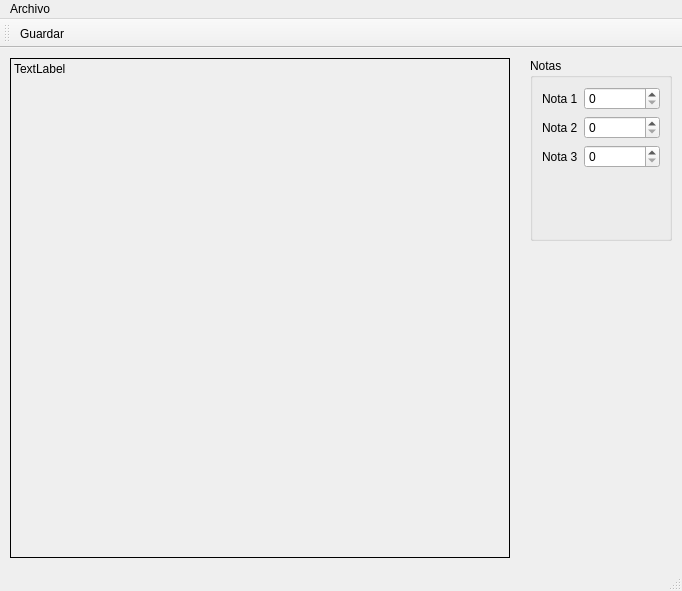
<?xml version="1.0" encoding="UTF-8"?>
<ui version="4.0">
 <class>Principal</class>
 <widget class="QMainWindow" name="Principal">
  <property name="geometry">
   <rect>
    <x>0</x>
    <y>0</y>
    <width>682</width>
    <height>591</height>
   </rect>
  </property>
  <property name="windowTitle">
   <string>Principal</string>
  </property>
  <widget class="QWidget" name="centralwidget">
   <widget class="QLabel" name="outCuadro">
    <property name="geometry">
     <rect>
      <x>10</x>
      <y>10</y>
      <width>500</width>
      <height>500</height>
     </rect>
    </property>
    <property name="minimumSize">
     <size>
      <width>500</width>
      <height>500</height>
     </size>
    </property>
    <property name="frameShape">
     <enum>QFrame::Box</enum>
    </property>
    <property name="text">
     <string>TextLabel</string>
    </property>
    <property name="alignment">
     <set>Qt::AlignLeading|Qt::AlignLeft|Qt::AlignTop</set>
    </property>
   </widget>
   <widget class="QWidget" name="widget" native="true">
    <property name="geometry">
     <rect>
      <x>530</x>
      <y>10</y>
      <width>142</width>
      <height>183</height>
     </rect>
    </property>
    <layout class="QVBoxLayout" name="verticalLayout">
     <item>
      <widget class="QGroupBox" name="groupBox">
       <property name="title">
        <string>Notas</string>
       </property>
       <layout class="QFormLayout" name="formLayout">
        <item row="0" column="0">
         <widget class="QLabel" name="label">
          <property name="text">
           <string>Nota 1</string>
          </property>
         </widget>
        </item>
        <item row="0" column="1">
         <widget class="QSpinBox" name="inNota1"/>
        </item>
        <item row="1" column="0">
         <widget class="QLabel" name="label_2">
          <property name="text">
           <string>Nota 2</string>
          </property>
         </widget>
        </item>
        <item row="1" column="1">
         <widget class="QSpinBox" name="inNota2"/>
        </item>
        <item row="2" column="0">
         <widget class="QLabel" name="label_3">
          <property name="text">
           <string>Nota 3</string>
          </property>
         </widget>
        </item>
        <item row="2" column="1">
         <widget class="QSpinBox" name="inNota3"/>
        </item>
       </layout>
      </widget>
     </item>
    </layout>
   </widget>
  </widget>
  <widget class="QMenuBar" name="menubar">
   <property name="geometry">
    <rect>
     <x>0</x>
     <y>0</y>
     <width>682</width>
     <height>22</height>
    </rect>
   </property>
   <widget class="QMenu" name="menuArchivo">
    <property name="title">
     <string>Archivo</string>
    </property>
    <addaction name="actionGuardar"/>
    <addaction name="actionSalir"/>
   </widget>
   <addaction name="menuArchivo"/>
  </widget>
  <widget class="QStatusBar" name="statusbar"/>
  <widget class="QToolBar" name="toolBar">
   <property name="windowTitle">
    <string>toolBar</string>
   </property>
   <attribute name="toolBarArea">
    <enum>TopToolBarArea</enum>
   </attribute>
   <attribute name="toolBarBreak">
    <bool>false</bool>
   </attribute>
   <addaction name="actionGuardar"/>
  </widget>
  <action name="actionGuardar">
   <property name="icon">
    <iconset resource="Resources.qrc">
     <normaloff>:/img/Save.ico</normaloff>:/img/Save.ico</iconset>
   </property>
   <property name="text">
    <string>Guardar</string>
   </property>
   <property name="shortcut">
    <string>Ctrl+S</string>
   </property>
  </action>
  <action name="actionSalir">
   <property name="text">
    <string>Salir</string>
   </property>
   <property name="shortcut">
    <string>Ctrl+Q</string>
   </property>
  </action>
 </widget>
 <resources>
  <include location="Resources.qrc"/>
 </resources>
 <connections>
  <connection>
   <sender>actionSalir</sender>
   <signal>triggered()</signal>
   <receiver>Principal</receiver>
   <slot>close()</slot>
   <hints>
    <hint type="sourcelabel">
     <x>-1</x>
     <y>-1</y>
    </hint>
    <hint type="destinationlabel">
     <x>340</x>
     <y>295</y>
    </hint>
   </hints>
  </connection>
 </connections>
</ui>
